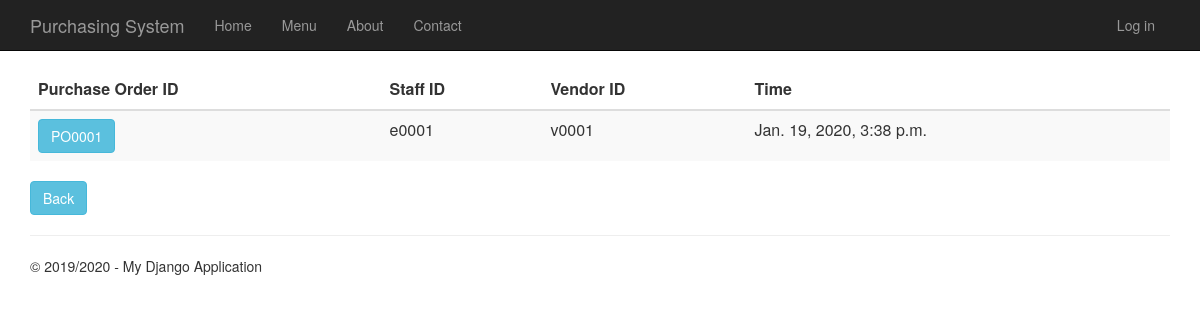
/purchaseorderhistory, run on an earlier commit of the app's database.
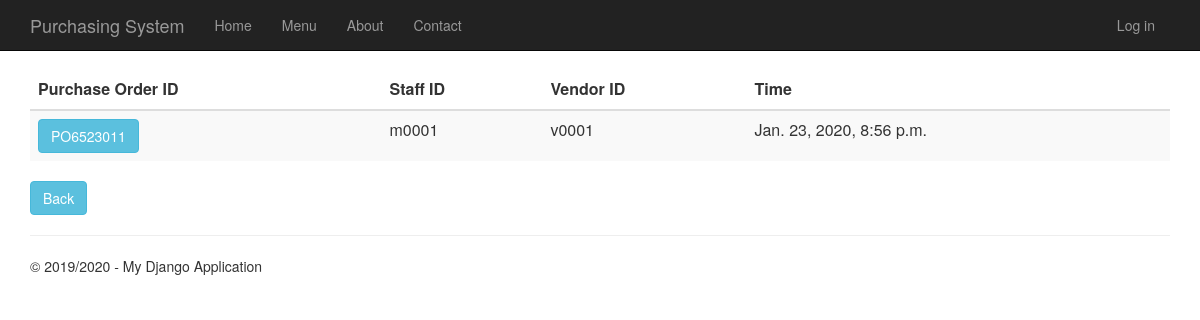
And on a later commit of the database.
### PurchaseOrder/models.py (models this page shows, shortened)
class PurchaseOrder(models.Model):
    purchase_order_id = models.CharField(primary_key=True, max_length=10)
    shipping_instructions = models.TextField()
    time_created = models.DateTimeField()
    description = models.TextField(null=True,default=None, blank=True)
    total_price = models.DecimalField(max_digits=10, decimal_places=2, default=Decimal('0.00'))
    person_id = models.ForeignKey(Person, on_delete = models.CASCADE)
    vendor_id = models.ForeignKey(Vendor, on_delete = models.CASCADE)
    quotation_id = models.OneToOneField(Quotation, on_delete = models.CASCADE)

### app/models.py (models this page shows, shortened)
class Person(models.Model):
    user_id = models.OneToOneField(User)
    person_id = models.CharField(primary_key=True, max_length=10)
    person_name = models.TextField()
    person_address = models.TextField()
    person_phone_number = models.TextField()
    person_role = models.TextField(default = 'EMPLOYEE')

class Vendor(models.Model):
    vendor_id = models.CharField(primary_key=True, max_length=10)
    vendor_name = models.TextField()
    vendor_phone_number = models.TextField()
    vendor_address = models.TextField()
    vendor_email = models.TextField()
    def __str__(self):
        return str(self.vendor_id)

### PurchaseOrder/views.py (the view)
# urls.py: url(r'^purchaseorderhistory', PurchaseOrder.views.purchaseorderhistory, name="purchase_order_history"),
def purchaseorderhistory(request):
    purchase_orders = PurchaseOrder.objects.all()
    context = {
            'title':'Purchase Order History',
            'rows':purchase_orders,
            'year':'2019/2020'
        }
    return render(request,'PurchaseOrder/purchaseorderhistory.html',context)

### PurchaseOrder/templates/PurchaseOrder/purchaseorderhistory.html
{% extends "app/layout.html" %}
{% block content %}
<div class="purcahseorderhistory margintop" >
    <form action="purchaseorderhistorydetails" method="GET">
        <table class="table table-striped margintop">
          <thead>
            <tr>
              <th scope="col" class="fontlabel">Purchase Order ID</th>
              <th scope="col" class="fontlabel">Staff ID</th>
              <th scope="col" class="fontlabel">Vendor ID</th>
              <th scope="col" class="fontlabel">Time</th>
            </tr>
          </thead>
          <tbody>
              {% for r in rows %}
            <tr>
                 <td><button type="submit" name="po_id" value="{{r.purchase_order_id}}" class="btn btn-info" >{{r.purchase_order_id}}</button></td>
                 <td>{{r.person_id.person_id}}</td>
                 <td>{{r.vendor_id}}</td>
                 <td>{{r.time_created}}</td>
            </tr>
              {% endfor %}
          </tbody>
        </table>
    </form>
    <form action="menu">
        <div class="margintop">
            <button type="submit" class="btn btn-info" >Back</button>
        </div>
    </form>
</div>
{% endblock %}

What changed in the data, as far as the page shows it:
removed PurchaseOrder: purchase_order_id "PO0001", person_id.person_id "e0001", vendor_id "v0001", time_created "Jan. 19, 2020, 3:38 p.m."
added PurchaseOrder: purchase_order_id "PO6523011", person_id.person_id "m0001", vendor_id "v0001", time_created "Jan. 23, 2020, 8:56 p.m."
